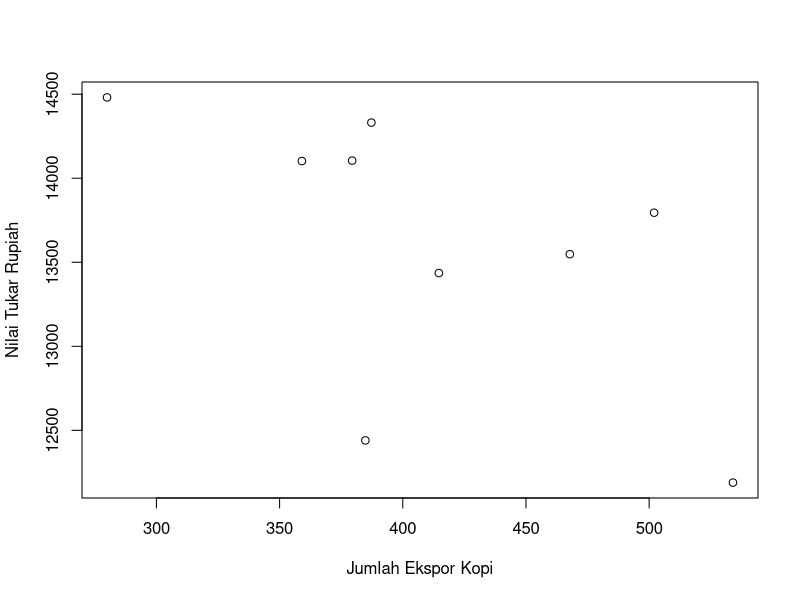

Write R code to recreate this figure.
## ---- chunk 1
library(readxl)
library(tidyverse)
## ---- chunk 2
library(tidyverse)
dat<-read_excel('data_fix.xlsx')
 head(dat)
## ---- chunk 3
library(readxl)
library(tidyverse)
dat<-read_excel('data_fix.xlsx')
plot(dat$X,dat$Y,xlab="Jumlah Ekspor Kopi",ylab="Nilai Tukar Rupiah")
## ---- chunk 4
library(readxl)
dat<-read_excel('data_fix.xlsx')
head(dat)
## ---- chunk 5
reg1<-lm(Y~X,data=dat)
summary(reg1)
